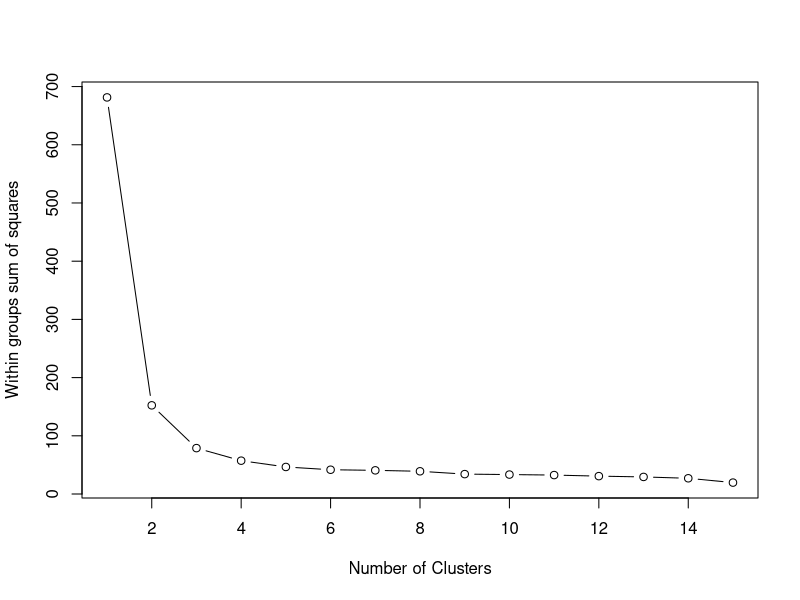
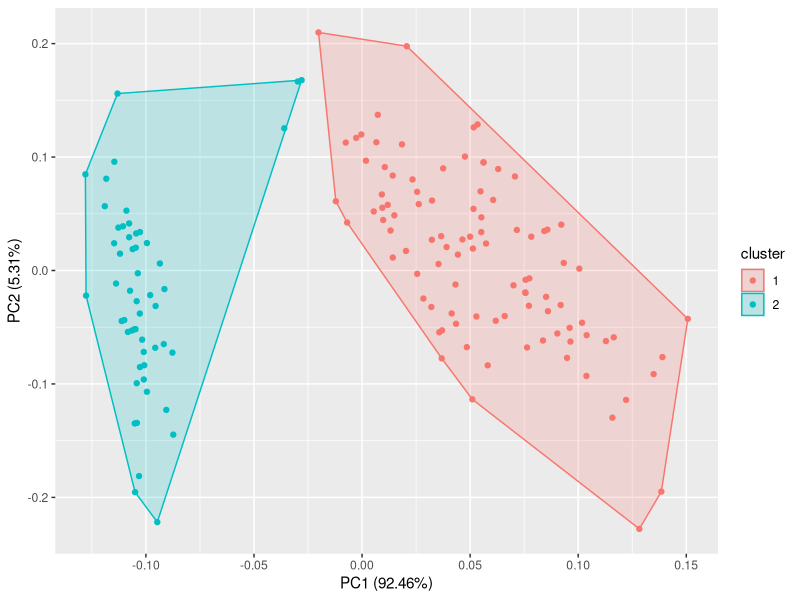

Write R code to recreate these figures, in order.
#Installing the required packages
install.packages("stats")
install.packages("dplyr")
install.packages("ggplot2")
install.packages("ggfortify")

#Running the installed libraries
library(stats)
library(dplyr)
library(ggplot2)
library(ggfortify)

#Convertiong the iris dataset into unlabelled dataset as per unsupervised learning algorithm
View(iris)
mydata = select(iris,c(1,2,3,4))
mydata

#Choosing the appropriate number of clusters with the help of WSS plot function
wssplot <- function(data, nc=15, seed=1234){
  wss <- (nrow(data)-1)*sum(apply(data,2,var))
  for (i in 2:nc){
    set.seed(seed)
    wss[i] <- sum(kmeans(data, centers=i)$withinss)}
  plot(1:nc, wss, type="b", xlab="Number of Clusters",
       ylab="Within groups sum of squares")
  wss
}

#Observing the kink to finalize the number of clusters to be formed
wssplot(mydata)

#K-Mean Cluster
KM = kmeans(mydata,2)
KM

#Evaluating Cluster Plot
autoplot(KM, mydata, frame=TRUE)

#Distinction among clusters by finding the centers
KM$centers
